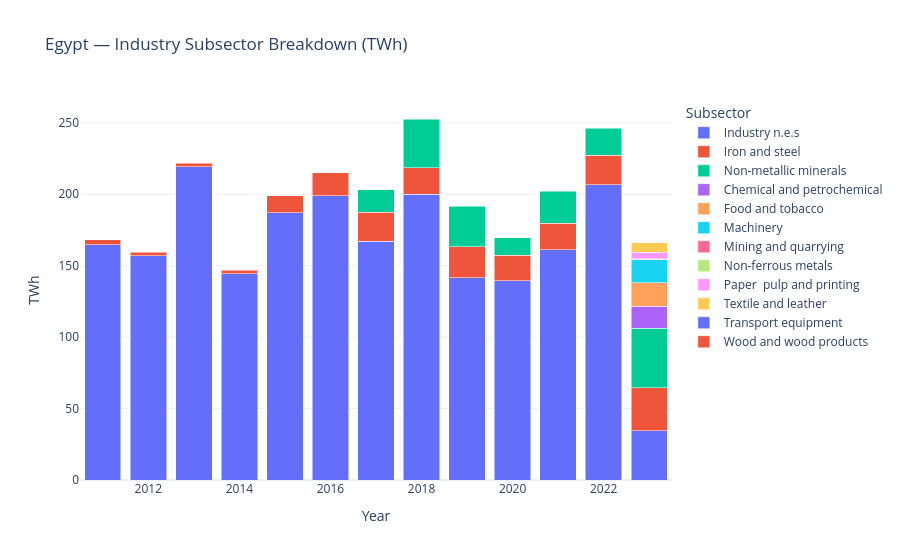

Notebook code for this chart:
### Markdown cell above
## 5 · Industry subsector breakdown over time

### Code cell
df_industry_sub = df_subsectors[df_subsectors["sector"] == "Industry"]

if df_industry_sub.empty:
    print("No industry subsector data available for this country.")
else:
    fig = px.bar(
        df_industry_sub,
        x="year",
        y="total_TWh",
        color="subsector",
        barmode="stack",
        title=f"{COUNTRY} — Industry Subsector Breakdown (TWh)",
        labels={"total_TWh": "TWh", "year": "Year", "subsector": "Subsector"},
        template="plotly_white",
    )
    fig.update_layout(hovermode="x unified", legend_title_text="Subsector")
    fig.show()

### Figure 1 — Plotly figure (JSON) as saved in the notebook; plotly's stock layout.template omitted (floating-point values rounded to 4 significant figures)
{"data": [{"hovertemplate": "Subsector=Industry n.e.s<br>Year=%{x}<br>TWh=%{y}<extra></extra>", "legendgroup": "Industry n.e.s", "marker": {"color": "#636efa", "pattern": {"shape": ""}}, "name": "Industry n.e.s", "orientation": "v", "showlegend": true, "textposition": "auto", "type": "bar", "x": [2011, 2012, 2013, 2014, 2015, 2016, 2017, 2018, 2019, 2020, 2021, 2022, 2023], "xaxis": "x", "y": [164.8, 157.1, 219.4, 144.5, 186.9, 199.0, 167.1, 200.1, 141.4, 139.5, 161.1, 206.8, 34.46], "yaxis": "y"}, {"hovertemplate": "Subsector=Iron and steel<br>Year=%{x}<br>TWh=%{y}<extra></extra>", "legendgroup": "Iron and steel", "marker": {"color": "#EF553B", "pattern": {"shape": ""}}, "name": "Iron and steel", "orientation": "v", "showlegend": true, "textposition": "auto", "type": "bar", "x": [2011, 2012, 2013, 2014, 2015, 2016, 2017, 2018, 2019, 2020, 2021, 2022, 2023], "xaxis": "x", "y": [3.51, 2.387, 2.301, 2.293, 12.13, 15.95, 20.31, 18.64, 21.78, 17.84, 18.65, 20.59, 30.28], "yaxis": "y"}, {"hovertemplate": "Subsector=Non-metallic minerals<br>Year=%{x}<br>TWh=%{y}<extra></extra>", "legendgroup": "Non-metallic minerals", "marker": {"color": "#00cc96", "pattern": {"shape": ""}}, "name": "Non-metallic minerals", "orientation": "v", "showlegend": true, "textposition": "auto", "type": "bar", "x": [2017, 2018, 2019, 2020, 2021, 2022, 2023], "xaxis": "x", "y": [15.69, 33.98, 28.27, 12.22, 22.4, 18.74, 41.65], "yaxis": "y"}, {"hovertemplate": "Subsector=Chemical and petrochemical<br>Year=%{x}<br>TWh=%{y}<extra></extra>", "legendgroup": "Chemical and petrochemical", "marker": {"color": "#ab63fa", "pattern": {"shape": ""}}, "name": "Chemical and petrochemical", "orientation": "v", "showlegend": true, "textposition": "auto", "type": "bar", "x": [2023], "xaxis": "x", "y": [15.38], "yaxis": "y"}, {"hovertemplate": "Subsector=Food and tobacco<br>Year=%{x}<br>TWh=%{y}<extra></extra>", "legendgroup": "Food and tobacco", "marker": {"color": "#FFA15A", "pattern": {"shape": ""}}, "name": "Food and tobacco", "orientation": "v", "showlegend": true, "textposition": "auto", "type": "bar", "x": [2023], "xaxis": "x", "y": [16.17], "yaxis": "y"}, {"hovertemplate": "Subsector=Machinery<br>Year=%{x}<br>TWh=%{y}<extra></extra>", "legendgroup": "Machinery", "marker": {"color": "#19d3f3", "pattern": {"shape": ""}}, "name": "Machinery", "orientation": "v", "showlegend": true, "textposition": "auto", "type": "bar", "x": [2023], "xaxis": "x", "y": [16.11], "yaxis": "y"}, {"hovertemplate": "Subsector=Mining and quarrying<br>Year=%{x}<br>TWh=%{y}<extra></extra>", "legendgroup": "Mining and quarrying", "marker": {"color": "#FF6692", "pattern": {"shape": ""}}, "name": "Mining and quarrying", "orientation": "v", "showlegend": true, "textposition": "auto", "type": "bar", "x": [2023], "xaxis": "x", "y": [0.3783], "yaxis": "y"}, {"hovertemplate": "Subsector=Non-ferrous metals<br>Year=%{x}<br>TWh=%{y}<extra></extra>", "legendgroup": "Non-ferrous metals", "marker": {"color": "#B6E880", "pattern": {"shape": ""}}, "name": "Non-ferrous metals", "orientation": "v", "showlegend": true, "textposition": "auto", "type": "bar", "x": [2023], "xaxis": "x", "y": [0.6036], "yaxis": "y"}, {"hovertemplate": "Subsector=Paper  pulp and printing<br>Year=%{x}<br>TWh=%{y}<extra></extra>", "legendgroup": "Paper  pulp and printing", "marker": {"color": "#FF97FF", "pattern": {"shape": ""}}, "name": "Paper  pulp and printing", "orientation": "v", "showlegend": true, "textposition": "auto", "type": "bar", "x": [2023], "xaxis": "x", "y": [4.241], "yaxis": "y"}, {"hovertemplate": "Subsector=Textile and leather<br>Year=%{x}<br>TWh=%{y}<extra></extra>", "legendgroup": "Textile and leather", "marker": {"color": "#FECB52", "pattern": {"shape": ""}}, "name": "Textile and leather", "orientation": "v", "showlegend": true, "textposition": "auto", "type": "bar", "x": [2023], "xaxis": "x", "y": [6.868], "yaxis": "y"}, {"hovertemplate": "Subsector=Transport equipment<br>Year=%{x}<br>TWh=%{y}<extra></extra>", "legendgroup": "Transport equipment", "marker": {"color": "#636efa", "pattern": {"shape": ""}}, "name": "Transport equipment", "orientation": "v", "showlegend": true, "textposition": "auto", "type": "bar", "x": [2023], "xaxis": "x", "y": [0.2294], "yaxis": "y"}, {"hovertemplate": "Subsector=Wood and wood products<br>Year=%{x}<br>TWh=%{y}<extra></extra>", "legendgroup": "Wood and wood products", "marker": {"color": "#EF553B", "pattern": {"shape": ""}}, "name": "Wood and wood products", "orientation": "v", "showlegend": true, "textposition": "auto", "type": "bar", "x": [2023], "xaxis": "x", "y": [0.1933], "yaxis": "y"}], "layout": {"barmode": "stack", "hovermode": "x unified", "legend": {"title": {"text": "Subsector"}, "tracegroupgap": 0}, "title": {"text": "Egypt — Industry Subsector Breakdown (TWh)"}, "xaxis": {"anchor": "y", "domain": [0, 1], "title": {"text": "Year"}}, "yaxis": {"anchor": "x", "domain": [0, 1], "title": {"text": "TWh"}}}}
